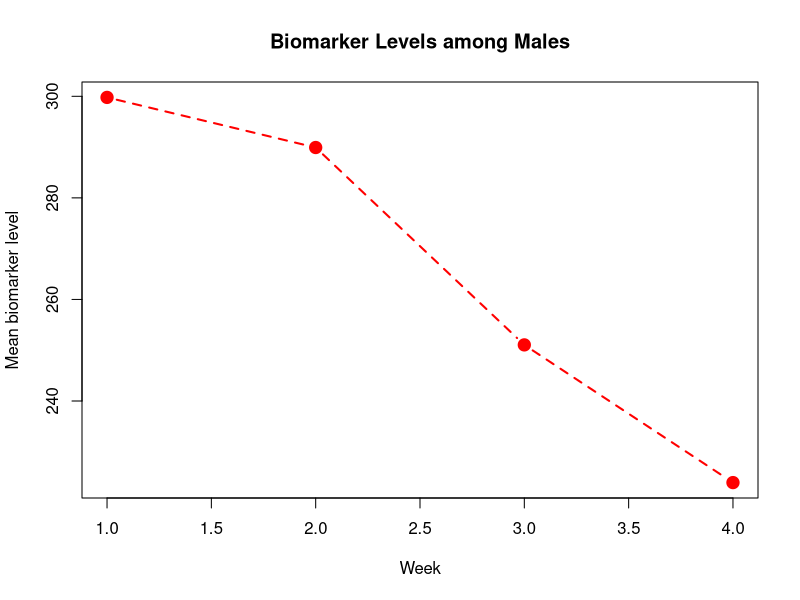
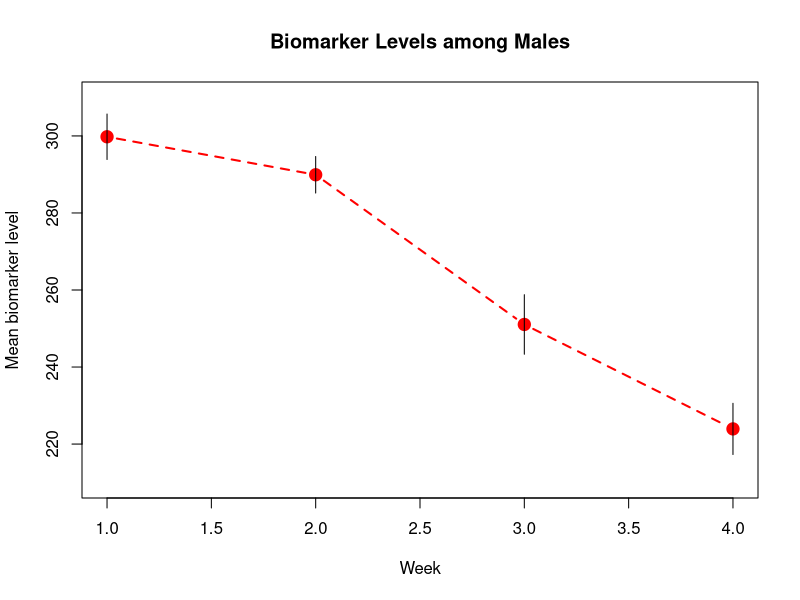

Write R code to recreate these figures, in order.
# ~~~~~~~~~~~~~~~~~~~~~~~~~~~~~~~~~~~~~~~~~~~~~~~~~
# ~ BIOS 721| Midterm Exam Fall 2014 Solutoin Key ~
# ~~~~~~~~~~~~~~~~~~~~~~~~~~~~~~~~~~~~~~~~~~~~~~~~~

# Question 1 ------------------------------------------------

THING <- list(n=matrix(c(2,3,5,10,0,7),2,3),
              s=c("aa","bb","cc","dd","ee"),
              b=c(TRUE,FALSE,TRUE,FALSE,FALSE))

THING[[2]][1] <- "ta"; THING[[2]]


# Question 2 ------------------------------------------------

# Example of randomly generated trap collection:
rmultinom(1,1,prob=c(0.5,0.2,0.2,0.1))

# Part (a)

set.seed(3214)           # Set the seed so the results are reproducible
trapped <- matrix(0,4,1) # Create a storage vector to count No. of Species trapped
days <- 0                # Create a counter to estimate No. of Days set traps

while(sum(trapped>=10)!=4) { # Keep setting traps until have 10 of each species 
  days <- days+1
  trapped <- trapped+rmultinom(1,1,prob=c(0.5,0.2,0.2,0.1))
}

trapped         # Print results ...  
days 

# Part (b)

# - Create function Trap_Days using the code developed in part (a)
Trap_Days <- function(N,probs,seed) {
  set.seed(seed)              # Set the seed so the results are reproducible
  no.s <- length(probs)       # Determine the No. of Species under study
  trapped <- matrix(0,no.s,1) # Create a storage vector to count No. of Species trapped
  days <- 0                   # Create a counter to estimate No. of Days set traps
  
  while(sum(trapped>=N)!=no.s) { # Keep setting traps until have N of each species 
    days <- days+1
    trapped <- trapped+rmultinom(1,1,prob=probs)
  }
  
  return(list(days=days,trapped=trapped)) }

# - Show that the function works for scenario in part (a)
est1 <- Trap_Days(10,probs=c(0.5,0.2,0.2,0.1),seed=3214)
est1$days

# - Show that the function works for another scenario 
est2 <- Trap_Days(7,probs=c(0.3,0.2,0.2,0.1,0.15,0.05),seed=555)
est2$days


# Question 3 ------------------------------------------------

# Data for question:
set.seed(3214)
Week1 <- rnorm(100,300,5)
Week2 <- rnorm(100,290,5)
Week3 <- c(rnorm(88,250,8),rep(NA,12))
Week4 <- c(rnorm(73,225,8),rep(NA,27))
Gender <- sample(c('Female','Male'),100,replace=TRUE)
DATA <- data.frame(Week1,Week2,Week3,Week4,Gender)

# Part (a)
MALES <- DATA[which(DATA$Gender=="Male"),]

# Part (b)
# - Compute summary measures by column using the apply() fucntion  
#   with dimension set to 2
Means <- apply(MALES[,1:4],2,mean,na.rm=TRUE)
StdDev <- apply(MALES[,1:4],2,sd,na.rm=TRUE)
StatsM <- rbind(Means,StdDev)
StatsM

# Part (c)
x <- 1:4            # Create vector x-coordinate points (can skip)
plot(x,StatsM[1,],  # Pull off means to plot 
     type='b',      # Plot both points and lines
     col='red',     # Color the points / lines red
     pch=19,        # Select shaded circle for plotting character
     cex=1.5,       # Increase size of plotting character
     lty=2,         # Select dashed line for plotting line
     lwd=2,         # Increase width of plotting line
     main='Biomarker Levels among Males',
     ylab='Mean biomarker level',
     xlab='Week')


# Part (d)
x <- 1:4            # Create vector x-coordinate points (can skip)
plot(x,StatsM[1,],  # Pull off means to plot 
     type='b',      # Plot both points and lines
     col='red',     # Color the points / lines red
     pch=19,        # Select shaded circle for plotting character
     cex=1.5,       # Increase size of plotting character
     lty=2,         # Select dashed line for plotting line
     lwd=2,         # Increase width of plotting line
     ylim=c(210,310), # Set limits of y-xis so no data is cutoff 
     main='Biomarker Levels among Males',
     ylab='Mean biomarker level',
     xlab='Week')
# - Add vertical bars around each plotted mean to represent 1SD
segments(1,StatsM[1,1]-StatsM[2,1],1,StatsM[1,1]+StatsM[2,1])
segments(2,StatsM[1,2]-StatsM[2,2],2,StatsM[1,2]+StatsM[2,2])
segments(3,StatsM[1,3]-StatsM[2,3],3,StatsM[1,3]+StatsM[2,3])
segments(4,StatsM[1,4]-StatsM[2,4],4,StatsM[1,4]+StatsM[2,4])


# -----------------------------------------------------------
# End of Program 
